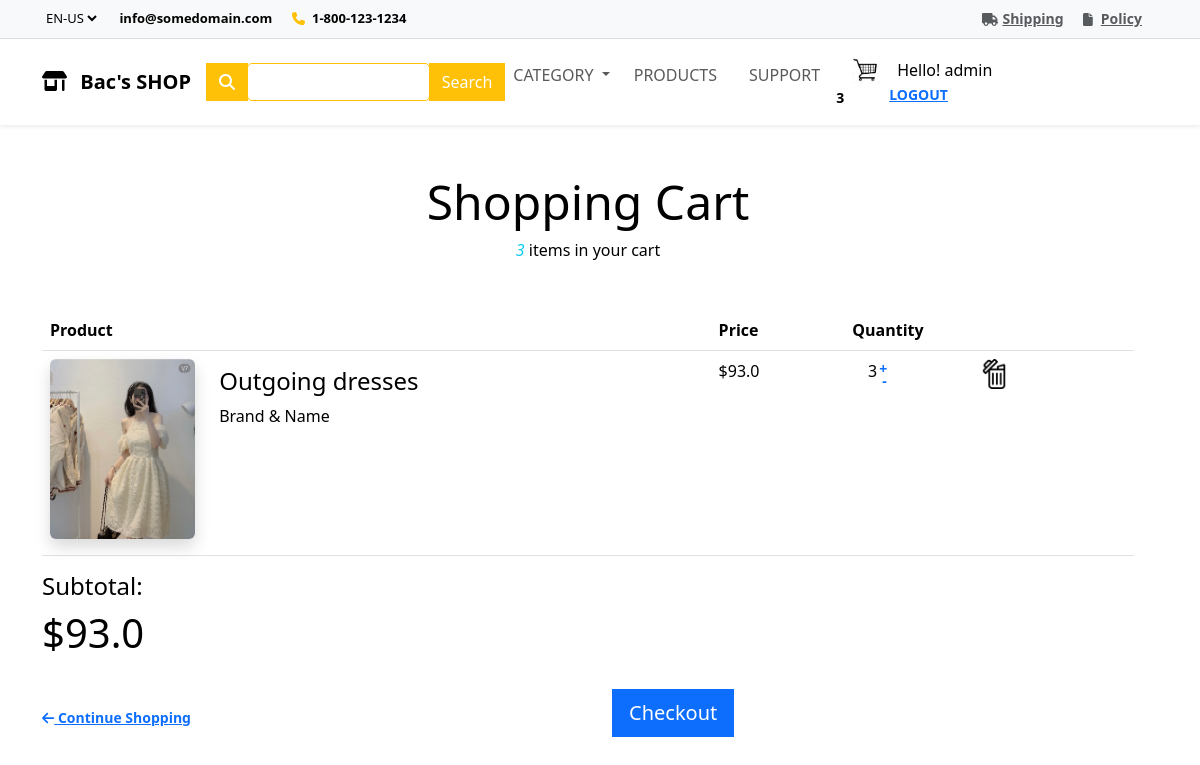
The app's page /cart/ (signed in) with its own data.
### app/models.py (models this page shows, shortened)
class Order(models.Model):
    customer = models.ForeignKey(User, on_delete = models.SET_NULL, blank = True, null = True)
    date_order = models.DateTimeField(auto_now_add = True)
    complete = models.BooleanField(default = False, null = True, blank = False)
    transaction_id = models.CharField(max_length = 200, null = True)
    @property
    def get_cart_items(self):
        orderItems = self.orderitem_set.all()
        total = sum([item.quantity for item in orderItems])
        return total
    @property
    def get_cart_total(self):
        orderItems = self.orderitem_set.all()
        total = sum([item.get_total for item in orderItems])
        return total

class OrderItem(models.Model):
    product = models.ForeignKey(Product, on_delete = models.SET_NULL, blank = True, null = True)
    order = models.ForeignKey(Order, on_delete = models.SET_NULL, blank = True, null = True)
    quantity = models.IntegerField(default = 0, null = True, blank = True)
    date_added = models.DateTimeField(auto_now_add = True)
    @property
    def get_total(self):
        return (self.product.price * self.quantity)

class Product(models.Model):
    category = models.ManyToManyField(Category, related_name = "product")
    name = models.CharField(max_length = 200, null = True)
    price = models.FloatField()
    digital = models.BooleanField(default = False, null = True, blank = False)
    image = models.ImageField(null = True, blank = True)
    detail = models.TextField(null = True, blank = True)
    @property
    def ImageURL(self):
        try:
            url = self.image.url
        except:
            url = ''
        return url

### app/views.py (the view)
# urls.py: path('cart/', views.cart, name = 'cart'),
def cart(request):
    if request.user.is_authenticated: #kiểm tra xem user đã đăng nhập chưa
        customer = request.user
        order, create = Order.objects.get_or_create(customer = customer, complete = False)
        items = order.orderitem_set.all()
        cartItems = order.get_cart_items
        user_not_login = "hidden"
        user_login = "show"
    else:
        items = []
        order = {'get_cart_items': 0, 'get_cart_total': 0}
        cartItems = order['get_cart_items']
        user_not_login = "show"
        user_login = "hidden"
    categories = Category.objects.filter(is_sub = False)
    context = {'categories': categories, 'items' : items, 'order': order, 'cartItems' : cartItems, 'user_not_login': user_not_login, 'user_login': user_login}
    return render(request, 'app/cart.html', context)

### app/templates/app/cart.html
{% extends 'app/base.html' %}
{% load static %}
{% block cart-list %}
<section class="pt-5 pb-5">
    <div class="container">
      <div class="row w-100">
          <div class="col-lg-12 col-md-12 col-12">
              <h3 class="display-5 mb-2 text-center">Shopping Cart</h3>
              <p class="mb-5 text-center">
                  <i class="text-info font-weight-bold">{{order.get_cart_items}}</i> items in your cart</p>
              <table id="shoppingCart" class="table table-condensed table-responsive">
                  <thead>
                      <tr>
                          <th style="width:60%">Product</th>
                          <th style="width:12%">Price</th>
                          <th style="width:10%">Quantity</th>
                          <th style="width:16%"></th>
                      </tr>
                  </thead>
                  <tbody>
                    {% for i in items %}
                      <tr>
                          <td data-th="Product">
                              <div class="row">
                                  <div class="col-md-3 text-left">
                                      <img src="{{i.product.ImageURL}}" alt="" class="img-fluid d-none d-md-block rounded mb-2 shadow ">
                                  </div>
                                  <div class="col-md-9 text-left mt-sm-2">
                                      <h4>{{i.product.name}}</h4>
                                      <p class="font-weight-light">Brand &amp; Name</p>
                                  </div>
                              </div>
                          </td>
                          <td data-th="Price">${{i.get_total}}</td>
                          <td data-th="Quantity">
                            <div class="col-4">
                                <div class="row d-flex justify-content-end px-3">
                                    <p class="mb-0" id="cnt2">{{i.quantity}}
                                    <a class="plus-minus">
                                        <span data-product={{i.product.id}} data-action="add" class="vsm-text plus update-cart">+</span>
                                        <span data-product={{i.product.id}} data-action="remove" class="vsm-text minus update-cart">-</span>
                                    </a>
                                     </p>
                                </div>
                            </div>
                          </td>
                          <td class="actions" data-th="">
                              <div class="text-right">
                                <img data-product={{i.product.id}} data-action="delete" class="update-cart" id="cart-icon" src="{% static 'images/delete.png' %}" >
                              </div>
                          </td>
                      </tr>
                      {% endfor %}
                  </tbody>
              </table>
              <div class="float-right text-right">
                  <h4>Subtotal:</h4>
                  <h1>${{order.get_cart_total}}</h1>
              </div>
          </div>
      </div>
      <div class="row mt-4 d-flex align-items-center">
          <div class="col-sm-6 order-md-2 text-right">
              <a href="{% url 'checkout' %}" class="btn btn-primary mb-4 btn-lg pl-5 pr-5">Checkout</a>
          </div>
          <div class="col-sm-6 mb-3 mb-m-1 order-md-1 text-md-left">
              <a href="{% url 'product' %}">
                  <i class="fas fa-arrow-left mr-2"></i> Continue Shopping</a>
          </div>
      </div>
  </div>
  </section>
{% endblock cart-list %}

### app/templates/app/base.html (shortened to what this page needs)
{% load static %}
<!DOCTYPE html>
<html>
    <head>
        <link href="https://cdn.jsdelivr.net/npm/bootstrap@5.3.1/dist/css/bootstrap.min.css" rel="stylesheet">
        <link href="{%static 'css/main.css' %}" rel="stylesheet" />
        <link rel="stylesheet" href="">
    </head>
    <body>
        <div class="superNav border-bottom py-2 bg-light">
            <div class="container">
              <div class="row">
                <div class="col-lg-6 col-md-6 col-sm-12 col-xs-12 centerOnMobile">
                  <select  class="me-3 border-0 bg-light">
                    <option value="en-us">EN-US</option>
                  </select>
                  <span class="d-none d-lg-inline-block d-md-inline-block d-sm-inline-block d-xs-none me-3"><strong>info@somedomain.com</strong></span>
                  <span class="me-3"><i class="fa-solid fa-phone me-1 text-warning"></i> <strong>1-800-123-1234</strong></span>
                </div>
                <div class="col-lg-6 col-md-6 col-sm-12 col-xs-12 d-none d-lg-block d-md-block-d-sm-block d-xs-none text-end">
                  <span class="me-3"><i class="fa-solid fa-truck text-muted me-1"></i><a class="text-muted" href="#">Shipping</a></span>
                  <span class="me-3"><i class="fa-solid fa-file  text-muted me-2"></i><a class="text-muted" href="#">Policy</a></span>
                </div>
              </div>
            </div>
          </div>
          <nav class="navbar navbar-expand-lg bg-white sticky-top navbar-light p-3 shadow-sm">
            <div class="container">
              <a class="navbar-brand" href="{% url 'home' %}"><i class="fa-solid fa-shop me-2"></i> <strong>Bac's SHOP</strong></a>
              <div class="collapse navbar-collapse" id="navbarSupportedContent">
                <div class="ms-auto d-none d-lg-block">
                  <form class="input-group" method="POST" action="{% url 'search' %}">
                    <span class="border-warning input-group-text bg-warning text-white"><i class="fa-solid fa-magnifying-glass"></i></span>
                    <input  type="search" name='searched' class="form-control border-warning" style="color:#7a7a7a">
                    <button  class="btn btn-warning text-white" type="submit">Search</button>
                  </form>
                </div>
                <ul class="navbar-nav ms-auto ">
                  <li class="nav-item dropdown">
                    <a class="nav-link dropdown-toggle text-uppercase" href="#" role="button" data-bs-toggle="dropdown" aria-expanded="false">
                      Category
                    </a>
                  </li>
                  <li class="nav-item">
                    <a class="nav-link mx-2 text-uppercase" href="{% url 'product' %}">Products</a>
                  </li>
                  <li class="nav-item">
                    <a class="nav-link mx-2 text-uppercase " href="#">Support</a>
                  </li>
                  <div class='form-inline my-2 my-lg-0'>
                    <a href="{% url 'cart' %}"><img id="cart-icon" src="{% static 'images/cart.jpg' %}"></a>
                    <a id='cart-total'>{{cartItems}}</a>
                  </div>
                </ul>
                <div class='form-inline my-2 my-lg-0' style = "visibility: {{user_login}}">
                  <span>&emsp;Hello! {{request.user}}</span>
                  <span><a class="mx-2 text-uppercase" href="{% url 'logout' %}">Logout</a></span>
                </div>
              </div>
            </div>
          </nav>
          {% block cart-list %}{% endblock cart-list %}
    </body>
</html>

### app/static/css/main.css (style rules this page uses)
a { font-size:14px; font-weight:700 }
.superNav { font-size:13px; }
.form-control { outline:none !important; box-shadow: none !important; }
#cart-icon { width:30px; display: inline-block; margin-left: 15px; }
.btn { border-radius: 0; }
body { color: #000; overflow-x: hidden; height: 100%; background-color: #fff; background-repeat: no-repeat; }
.plus-minus { position: relative; }
.plus { position: absolute; top: -4px; left: 2px; cursor: pointer; }
.minus { position: absolute; top: 8px; left: 5px; cursor: pointer; }
input, textarea { background-color: #F3E5F5; padding: 8px 15px 8px 15px; width: 100%; border-radius: 5px !important; box-sizing: border-box; border: 1px solid #F3E5F5; font-size: 15px !important; color: #000 !important; font-weight: 300; }

### records on screen
Order: get_cart_items "3", get_cart_total "93.0"
OrderItem: product.ImageURL (picture), product.name "Outgoing dresses", get_total "93.0", quantity "3"

### other values on screen
{{ cartItems }} "3"
{{ request.user }} "admin"
